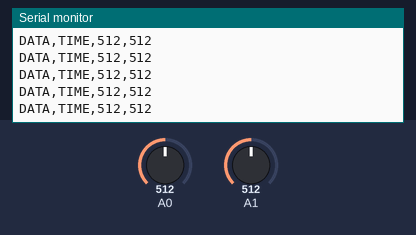
The sketch below on a simulated Arduino Uno, built with avr-gcc and run on an emulated ATmega328P. Shown: the last lines printed to the serial monitor. The test bench sets the inputs (shaded band); at power-on: A1 = 512, A0 = 512.

Above: at 4.2 s.
4.3 s: A1 set to 107
At 4.8 s:
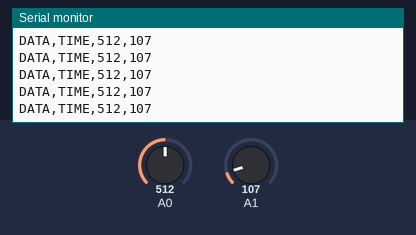
7.3 s: A1 set to 89
At 8.3 s:
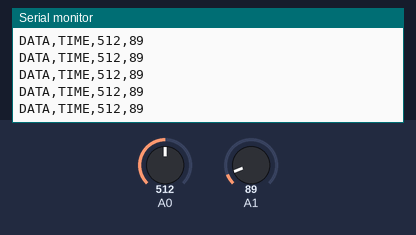
8.8 s: A0 set to 990
At 9.7 s:
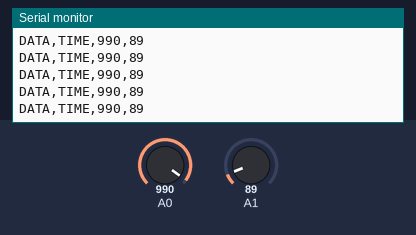
11.8 s: A0 set to 1011
At 12.6 s:
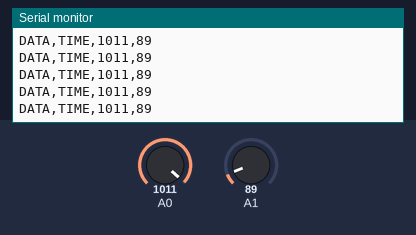
13.3 s: A1 set to 11
At 14.1 s:
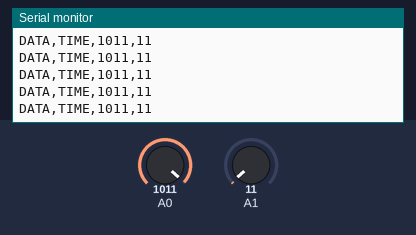
16.3 s: A1 set to 8
At 17.0 s:
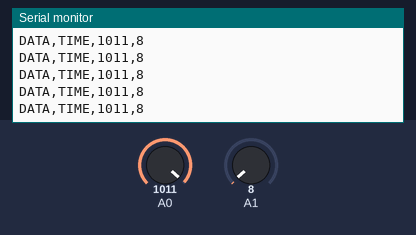
Timing chart, 0 to 18.8 s (numbered marks = the images above; inputs shaded):
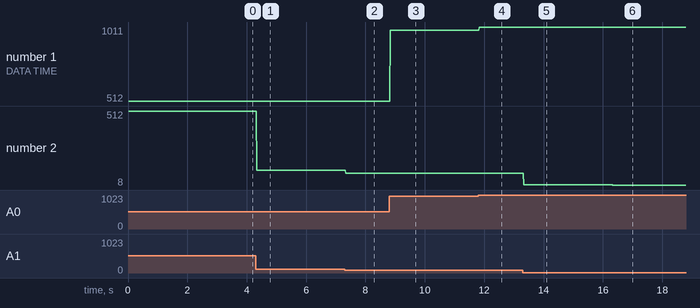

The sketch:

EMG.ino
```cpp
void setup() {
  Serial.begin(19200);
  Serial.println("CLEARDATA");
  Serial.println("LABEL,D&T,Volt,Volt1");
}

void loop() {
  Serial.print("DATA,TIME,");
  Serial.print(analogRead(A0));
  Serial.print(",");
  Serial.println(analogRead(A1));
}
```

Measured:
- after the input at 4.3 s, the serial monitor: prints a new line at once (image 1)
- after the input at 7.3 s, the serial monitor: prints a new line at once (image 2)
- after the input at 8.8 s, the serial monitor: prints a new line at once (image 3)
- after the input at 11.8 s, the serial monitor: prints a new line at once (image 4)
- after the input at 13.3 s, the serial monitor: prints a new line at once (image 5)
- after the input at 16.3 s, the serial monitor: prints a new line at once (image 6)
- plotted number 1: 512 → 990 after the input at 8.8 s, 990 → 1011 after the input at 11.8 s
- plotted number 2: 512 → 107 after the input at 4.3 s, 107 → 89 after the input at 7.3 s, 89 → 11 after the input at 13.3 s, 11 → 8 after the input at 16.3 s
